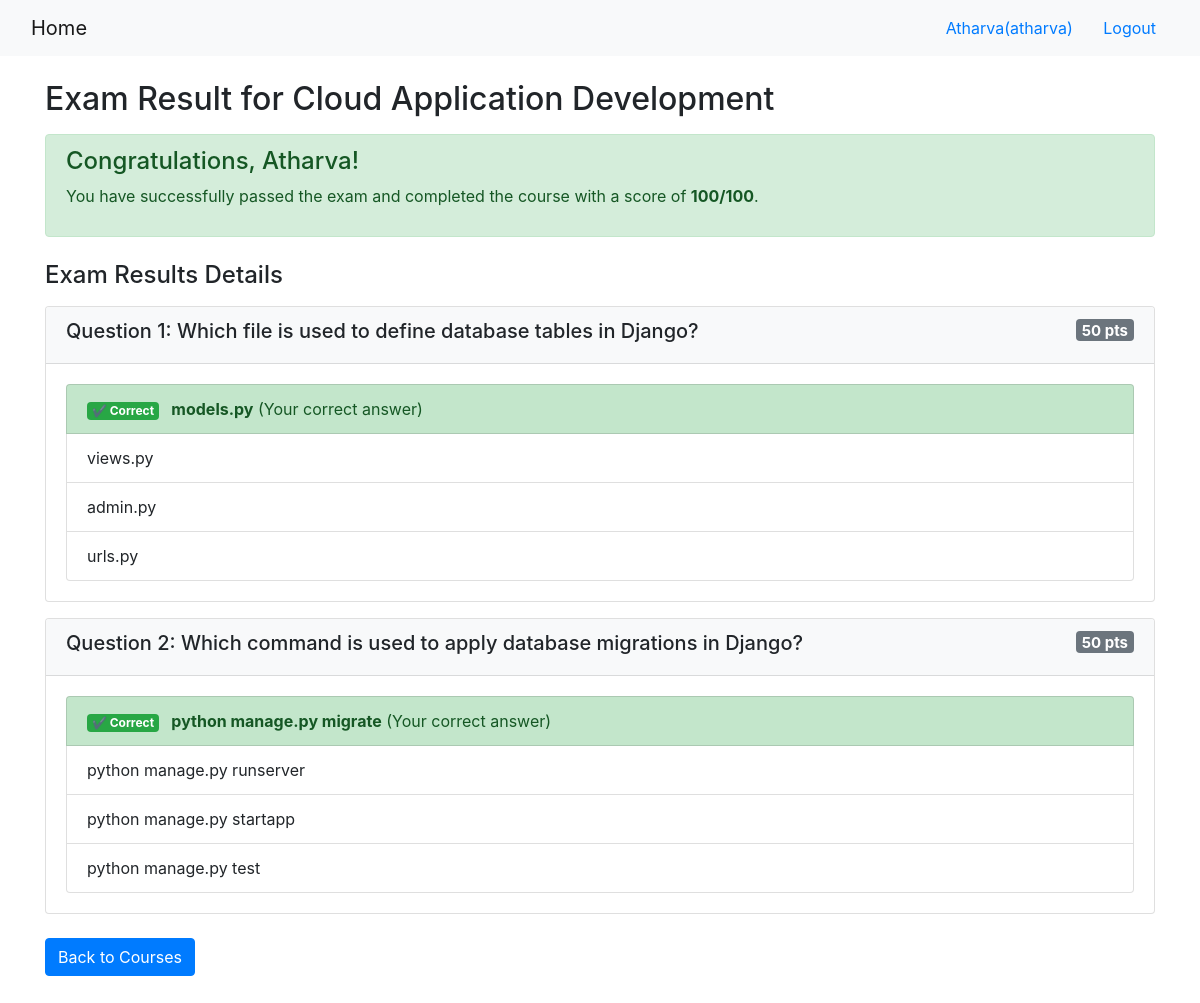
/onlinecourse/course/1/submission/1/result/ (signed in), run on the app's committed database.
### onlinecourse/models.py (models this page shows, shortened)
class Course(models.Model):
    name = models.CharField(null=False, max_length=30, default='online course')
    image = models.ImageField(upload_to='course_images/', blank=True, null=True)
    description = models.CharField(max_length=1000)
    pub_date = models.DateField(null=True)
    instructors = models.ManyToManyField(Instructor)
    users = models.ManyToManyField(settings.AUTH_USER_MODEL, through='Enrollment')
    total_enrollment = models.IntegerField(default=0)
    is_enrolled = False

class Question(models.Model):
    course = models.ForeignKey(Course, on_delete=models.CASCADE)
    question_text = models.TextField(default="question")
    grade = models.IntegerField(default=1)
    def is_get_score(self, selected_ids):
        if selected_ids and hasattr(selected_ids[0], 'id'):
            selected_ids = [c.id for c in selected_ids]
        all_answers = self.choice_set.filter(is_correct=True).count()
        selected_correct = self.choice_set.filter(is_correct=True, id__in=selected_ids).count()
        selected_incorrect = self.choice_set.filter(is_correct=False, id__in=selected_ids).count()
        if all_answers == selected_correct and selected_incorrect == 0:
            return True
        return False

class Choice(models.Model):
    question = models.ForeignKey(Question, on_delete=models.CASCADE)
    choice_text = models.CharField(max_length=500, default='choice')
    is_correct = models.BooleanField(default=False)

### onlinecourse/views.py (the view)
# urls.py: path('course/<int:course_id>/submission/<int:submission_id>/result/', views.show_exam_result, name='show_exam_result'),
def show_exam_result(request, course_id, submission_id):
    course = get_object_or_404(Course, pk=course_id)
    submission = get_object_or_404(Submission, pk=submission_id)
    submitted_choices = submission.choices.all()
    questions = course.question_set.all()
    total_score = 0
    possible_score = 0
    for question in questions:
        possible_score += question.grade
        if question.is_get_score(submitted_choices):
            total_score += question.grade
    grade = int(round((total_score / possible_score * 100))) if possible_score > 0 else 100
    selected_ids = list(submitted_choices.values_list('id', flat=True))
    possible = list(
        Choice.objects.filter(question__in=questions, is_correct=True).values_list('id', flat=True)
    )
    context = {
        'course': course,
        'submission': submission,
        'submitted_choices': submitted_choices,
        'grade': grade,
        'total_score': total_score,
        'possible_score': possible_score,
        'selected_ids': selected_ids,
        'possible': possible,
    }
    return render(request, 'onlinecourse/exam_result_bootstrap.html', context)

### onlinecourse/templates/onlinecourse/exam_result_bootstrap.html (shortened to what this page needs)
<!DOCTYPE html>
<html lang="en">
<head>
    {% load static %}
    <link rel="stylesheet" href="https://maxcdn.bootstrapcdn.com/bootstrap/4.5.2/css/bootstrap.min.css">
</head>
<body>
<nav class="navbar navbar-light bg-light">
    <div class="container-fluid">
        <div class="navbar-header">
            <a class="navbar-brand" href="{% url 'onlinecourse:index' %}">Home</a>
        </div>
        <ul class="nav navbar-nav navbar-right">
            {% if user.is_authenticated %}
                <li>
                    <a class="btn btn-link" href="#">{{ user.first_name }}({{ user.username }})</a>
                    <a class="btn btn-link" href="{% url 'onlinecourse:logout' %}">Logout</a>
                </li>
            {% endif %}
        </ul>
    </div>
</nav>
<div class="container mt-4">
    <h2>Exam Result for {{ course.name }}</h2>
    {% if grade >= 70 %}
        <div class="alert alert-success mt-3" role="alert">
            <h4 class="alert-heading">Congratulations, {{ user.first_name }}!</h4>
            <p>You have successfully passed the exam and completed the course with a score of <strong>{{ grade }}/100</strong>.</p>
        </div>
    {% endif %}
    <div class="card-columns-vertical mt-4">
        <h4 class="mb-3">Exam Results Details</h4>
        {% for question in course.question_set.all %}
            <div class="card mt-3">
                <div class="card-header bg-light">
                    <h5>Question {{ forloop.counter }}: {{ question.question_text }} <span class="badge badge-secondary float-right">{{ question.grade }} pts</span></h5>
                </div>
                <div class="card-body">
                    <ul class="list-group">
                        {% for choice in question.choice_set.all %}
                            {% if choice in submitted_choices and choice.is_correct %}
                                <li class="list-group-item list-group-item-success">
                                    <span class="badge badge-success mr-2">&#10004; Correct</span>
                                    <strong>{{ choice.choice_text }}</strong> (Your correct answer)
                                </li>
                            {% elif choice in submitted_choices and not choice.is_correct %}
                                <li class="list-group-item list-group-item-danger">
                                    <span class="badge badge-danger mr-2">&#10008; Incorrect</span>
                                    <strong>{{ choice.choice_text }}</strong> (Your incorrect answer)
                                </li>
                            {% elif choice not in submitted_choices and choice.is_correct %}
                                <li class="list-group-item list-group-item-warning">
                                    <span class="badge badge-warning mr-2">Missed Answer</span>
                                    <strong>{{ choice.choice_text }}</strong> (Correct answer not selected)
                                </li>
                            {% else %}
                                <li class="list-group-item">
                                    {{ choice.choice_text }}
                                </li>
                            {% endif %}
                        {% endfor %}
                    </ul>
                </div>
            </div>
        {% endfor %}
    </div>
    <div class="mt-4 mb-5">
        <a class="btn btn-primary" href="{% url 'onlinecourse:index' %}">Back to Courses</a>
    </div>
</div>
</body>
</html>

### data on the page
Course: name "Cloud Application Development"
Question: question_text "Which file is used to define database tables in Django?", grade "50"
Choice: choice_text "models.py"
Choice: choice_text "views.py"
Choice: choice_text "admin.py"
Choice: choice_text "urls.py"
Question: question_text "Which command is used to apply database migrations in Django?", grade "50"
Choice: choice_text "python manage.py migrate"
Choice: choice_text "python manage.py runserver"
Choice: choice_text "python manage.py startapp"
Choice: choice_text "python manage.py test"

### other printed values
{{ user.first_name }} "Atharva"
{{ user.username }} "atharva"
{{ grade }} "100"
